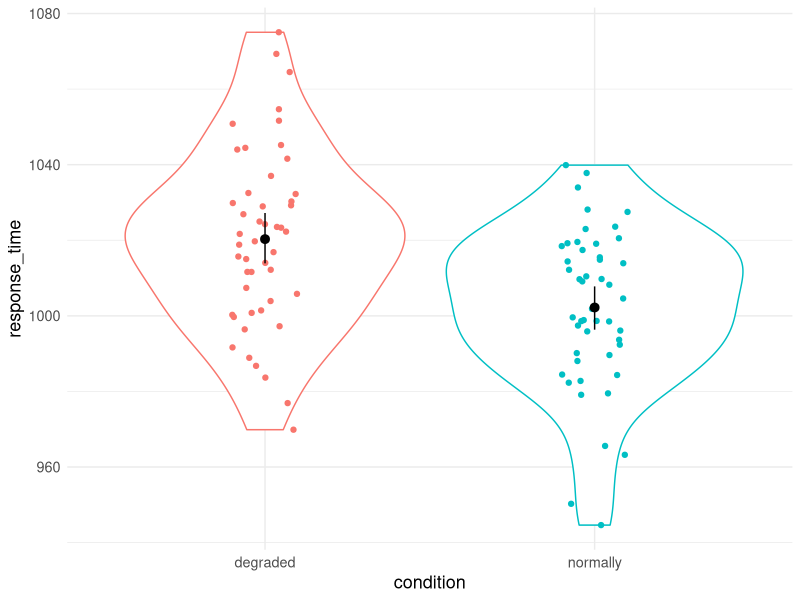
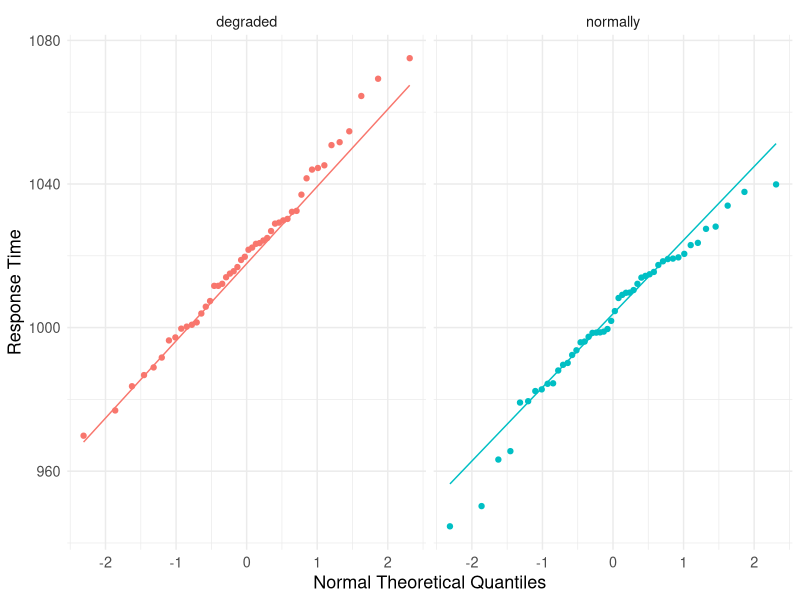
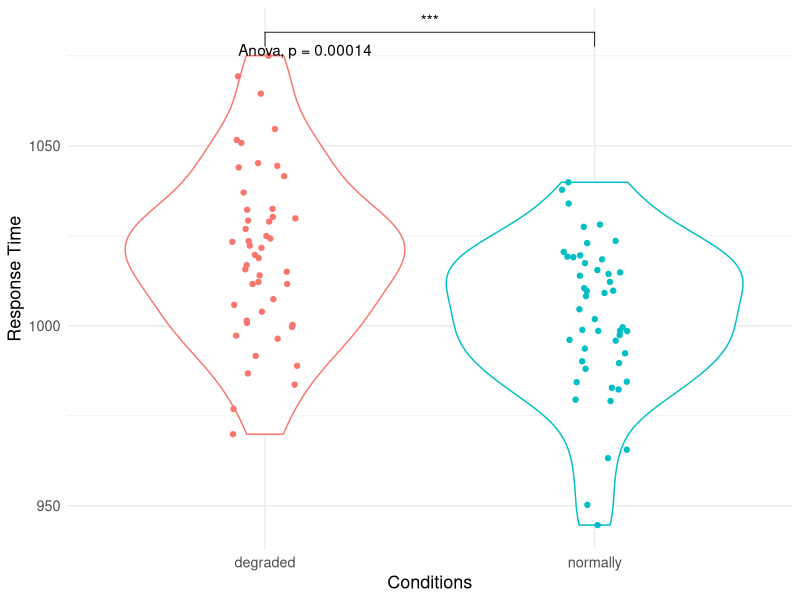
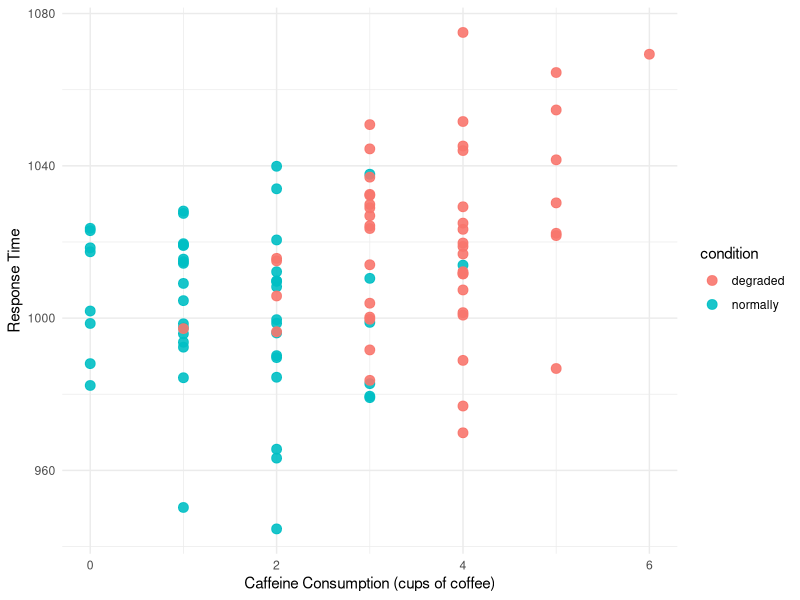

Recreate these plots in R, in order. (Note: this script raises an error after producing the figures.)
## ---- chunk 1
## Global options
knitr::opts_chunk$set(cache = TRUE)
## ---- chunk 2
# load tidyverse for reading, wrangling and plotting data
library(tidyverse) 
# load afex for ANOVA functions
library(afex) 
# load emmeans for pairwise comparisons
library(emmeans) 
# load psych for data summarize 
library(psych) 
# load skimr package for data summarize
library(skimr)
# load ggpubr package for plotting
library(ggpubr)
# load car package for leveneTest
library(car)
## ---- chunk 3
#load data
Q1_data = read_csv('./Raw_Data/assignment_2_dataset_1.csv')

# check if the data is correctly loaded
head(Q1_data)
## ---- chunk 4
# rename the value from condition_a, condition_b to normally and degraded.
# here we use mutate() function to recreate the column.
# case_when() is to select the case that fits different "condition".
Q1_data = Q1_data %>%
    mutate(
        condition = case_when(
            condition == "condition_a" ~ "normally",
            condition == "condition_b" ~ "degraded"
        )
    )

# code condition as a factor,using mutate function and factor function to replace the old column.
Q1_data = Q1_data %>%
    mutate(condition = factor(condition))

# double check if the data is coded correctly.
head(Q1_data)
## ---- chunk 5
# summarize data using base R functions
Q1_data %>%
    # we want to view the data in different conditions.
    group_by(condition) %>%
    # here we calculate mean and sd for the data, using summarize()
    summarise(mean = mean(response_time),
              sd = sd(response_time))
## ---- chunk 6
# according to this package's documentation, we use `describeBy()` function to compare data in different groups.
# The first argument sent is the data frame, and the second one is the group list.
describeBy(Q1_data$response_time, Q1_data$condition)
## ---- chunk 7
Q1_data %>%
    group_by(condition) %>%
    # here we use skim() function to generate summarize.
    skim() %>%
    # as we are only interested in the response_time variable, we use filter() to select it and compare between groups.
    filter(skim_variable == "response_time")
## ---- chunk 8
# Seed is set here to ensure reproducibility.
set.seed(11082245)
# use ggplot to demonstrate the distribution of data.
Q1_data %>%
    #here we set x axis as condition, y axis as response time, and we coloured the data according to the different conditions.
    ggplot(aes(x = condition, y = response_time, colour = condition)) +
    # here we add a layer of violin plot using settings and parameters in ggplot()
    geom_violin() +
    # let the dots jitter a little bit to have a better look.
    geom_jitter(width = .1) +
    # the figure is clear enough and we do not need a guides.
    guides(colour = FALSE) +
    # here we use stat_summary() function to add another layer.
    # "mean_cl_boot" is a built in function to acquire confidence limits for the mean.
    stat_summary(fun.data = "mean_cl_boot", colour = "black") +
    # also, a theme and text size is set here for a better view.
    theme_minimal() +
    theme(text = element_text(size = 13)) 
## ---- chunk 9
ggplot(data = Q1_data, aes(sample = response_time, colour = factor(condition))) +
    geom_qq() +
    geom_qq_line() +
    facet_wrap( ~ condition) +
    guides(colour = FALSE) +
    labs(y = "Response Time", x = "Normal Theoretical Quantiles") +
    theme_minimal() +
    theme(text = element_text(size = 13))
## ---- chunk 10
tapply(Q1_data$response_time, Q1_data$condition, shapiro.test)
## ---- chunk 11
leveneTest(response_time ~ condition, data = Q1_data)
## ---- chunk 12
Q1_model_1 = aov_4(response_time ~ condition + (1 | participant),data = Q1_data)
## ---- chunk 13
summary(Q1_model_1)
# by using emmeans(), we could compare the data group by the condition factor.
emmeans(Q1_model_1, pairwise ~ condition)
## ---- chunk 14
Q1_data %>%
    ggplot(aes(x = condition, y = response_time, colour = condition)) +
    geom_violin() +
    geom_jitter(width = .1) +
    # here we add ANOVA result to the plot
    # note this anova function may not get the same result.
    stat_compare_means(method = "anova") +
    # here we draw the line to compare different groups
    stat_compare_means(comparisons = list(c("degraded", "normally")),
                       symnum.args = list(
                           # use * to illustrate the p value
                           cutpoints = c(0, 0.0001, 0.001, 0.01, 0.05, Inf),
                           symbols = c("****", "***", "**", "*", "ns")
                       )) +
    guides(colour = FALSE) +
    theme_minimal() +
    theme(text = element_text(size = 13)) +
    labs(y = "Response Time", x = "Conditions")
## ---- chunk 15
t.test(Q1_data$response_time ~ Q1_data$condition)
## ---- chunk 16
Q2_data = read_csv('./Raw_Data/assignment_2_dataset_2.csv')
head(Q2_data)

Q2_data = Q2_data %>%
    mutate(
        condition = case_when(
            condition == "condition_a" ~ "normally",
            condition == "condition_b" ~ "degraded"
        )
    )
head(Q2_data)
## ---- chunk 17
Q2_data = Q2_data %>%
    mutate(condition = factor(condition))
head(Q2_data)
## ---- chunk 18
Q2_data %>%
    group_by(condition) %>%
    skim() %>%
    filter(skim_variable != "participant")

Q2_data %>%
    group_by(caffeine) %>%
    skim() %>%
    filter(skim_variable == "response_time")
## ---- chunk 19
# we set colour = condition in order to distinguish the relation between caffeine consumption and conditions. 
ggplot(Q2_data, aes(x = caffeine, y = response_time, colour = condition)) +
    geom_point(size = 3, alpha = .9) +
    labs(x = "Caffeine Consumption (cups of coffee)",
         y = "Response Time") +
    theme_minimal() +
    theme(text = element_text(size = 11)) 
## ---- chunk 20
Q2_model = aov_4(response_time ~ caffeine + condition +(1 | participant),data = Q2_data,factorize = FALSE)
## ---- chunk 21
anova(Q2_model)
# here we use 'pairwise' to compare different conditions
emmeans(Q2_model, pairwise ~ condition)
## ---- chunk 22
Q2_data <- Q2_data %>%
    mutate(condition = fct_relevel(condition,
                                   c("normally", "degraded")))
# here we use contrasts() to check the contrasts
contrasts(Q2_data$condition)
## ---- chunk 23
Q2_model_lm = lm(response_time ~ condition + caffeine, data = Q2_data)
Q2_model_lm
## ---- chunk 24
# for ANOVA result: normally = 1005
Resopnse_Time_normally = 998.564 + 12.791 * 0 + 2.469 * mean(Q2_data$caffeine)
Resopnse_Time_normally

# for ANOVA result: degraded = 1018
Resopnse_Time_degraded = 998.564 + 12.791 * 1 + 2.469 * mean(Q2_data$caffeine)
Resopnse_Time_degraded
## ---- chunk 25
Q2_model_lm_1 = lm(response_time ~ condition - 1 + caffeine, data = Q2_data)
Q2_model_lm_1
## ---- chunk 26
Q2_model_lm_2 = lm(response_time ~ 0 + condition + caffeine, data = Q2_data)
Q2_model_lm_2
## ---- chunk 27
# for ANOVA result: normally = 1005
Response_Time_0_1 = 998.564 * 1 + 1011.354 * 0 + 2.469 * mean(Q2_data$caffeine)
Response_Time_0_1

# for ANOVA result: degraded = 1018
Response_Time_0_2 = 998.564 * 0 + 1011.354 * 1 + 2.469 * mean(Q2_data$caffeine)
Response_Time_0_2
## ---- chunk 28
Q3_data_raw = read_csv('./Raw_Data/assignment_2_dataset_3.csv')
head(Q3_data_raw)
## ---- chunk 29
Q3_data_converted <- Q3_data_raw %>%
    # pivot function can convert wider data frame to longer data frame
    pivot_longer(
        # here we set columns that need to be converted
        cols = c(
            positiveprime_positivetarget,
            positiveprime_negativetarget,
            negativeprime_positivetarget,
            negativeprime_negativetarget
        ),
        # we send two column name here to indicate the function to convert them into two columns
        names_to = c("prime", "target"),
        # here we tell the function to separate conditions at the '_' symbol
        names_sep = "_" ,
        # here we tell the program where to save the value
        values_to = "rt",
        # set the transformed variable to be factor
        names_transform = "factor"
    )

# manually check the data
head(Q3_data_converted)
## ---- chunk 30
Q3_data_converted %>%
    # in this case, we use two grouping variables
    group_by(prime, target) %>%
    skim() %>%
    filter(skim_variable == "rt")
## ---- chunk 31
Q3_data_converted %>%
    # here we set x axis to be prime and target pair, which helps us compare the data
    ggplot(aes(
        x = prime:target,
        y = rt,
        colour = prime:target
    )) +
    geom_violin() +
    geom_jitter(width = .1, alpha = .25) +
    guides(colour = FALSE) +
    stat_summary(fun.data = "mean_cl_boot", colour = "black") +
    theme_minimal() +
    # because the tag is too long, we need to rotate it a little bit.
    theme(text = element_text(size = 13),
          axis.text.x = element_text(
              angle = 35,
              vjust = 0.5,
              hjust = 0.5
          )) +
    labs(x = "Prime X Target", y = "RT")
## ---- chunk 32
Q3_model = aov_4(rt ~ prime * target + (1 + prime * target | participant), data = Q3_data_converted)
Q3_model
## ---- chunk 33
# we use this function to get a more specific result
anova(Q3_model)

# here we use
emmeans(Q3_model, pairwise ~ prime * target, adjust = "Bonferroni")
## ---- chunk 34
Q3_data_converted %>%
    # here we set x axis to be prime and target pair, which helps us compare data
    ggplot(aes(
        x = prime:target,
        y = rt,
        colour = prime:target
    )) +
    geom_violin() +
    geom_jitter(width = .1, alpha = .25) +
    guides(colour = FALSE) +
    stat_summary(fun.data = "mean_cl_boot", colour = "black") +
    theme_minimal() +
    # because the tag is too long, we need to rotate it a little bit.
    theme(text = element_text(size = 13),
          axis.text.x = element_text(
              angle = 35,
              vjust = 0.5,
              hjust = 0.5
          )) +
    labs(x = "Prime X Target", y = "RT") +
    # here we draw the line to compare groups
    stat_compare_means(comparisons = list(
        c(
            "negativeprime:negativetarget",
            "positiveprime:negativetarget"
        ),
        c(
            "positiveprime:positivetarget",
            "negativeprime:positivetarget"
        )
    ),
    symnum.args = list(
        # use * to illustrate the p value
        cutpoints = c(0, 0.0001, 0.001, 0.01, 0.05, Inf),
        symbols = c("****", "***", "**", "*", "ns")
    ))
